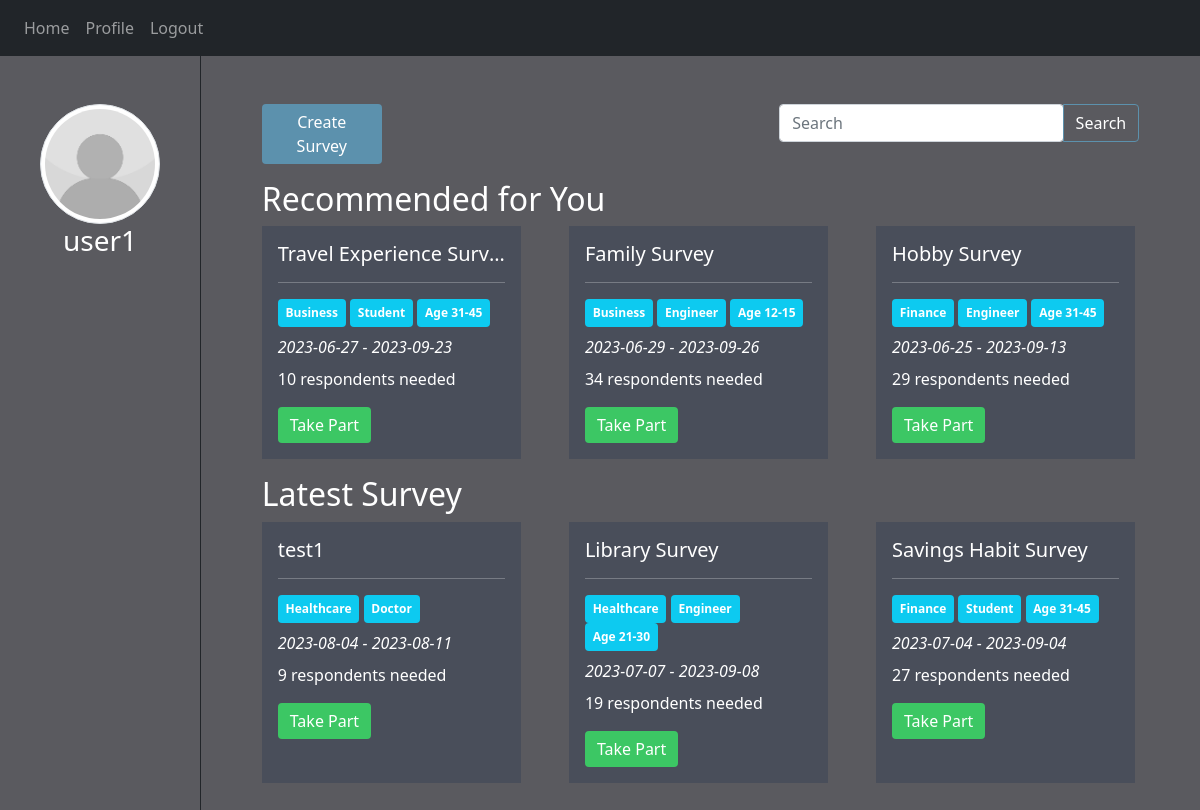
Screenshot of / (signed in) with the database file from the repository.
### website/models.py (models this page shows)
class User(db.Model, UserMixin):
    id = db.Column(db.Integer, primary_key=True)
    username = db.Column(db.String(50))
    email = db.Column(db.String(150), unique=True)
    password = db.Column(db.String(50))
    image = db.Column(db.String(150))
    gender = db.Column(db.String(10))
    dob = db.Column(db.String(15))
    occupation = db.Column(db.String(150))
    institute = db.Column(db.String(150))
    field = db.Column(db.String(150))

class Survey(db.Model):
    id = db.Column(db.Integer, primary_key=True)
    user_id = db.Column(db.Integer, db.ForeignKey('user.id'))
    survey_code = db.Column(db.String(20))
    title = db.Column(db.String(100))
    description = db.Column(db.String(1000))
    field_tag = db.Column(db.String(150))
    occupation_tag = db.Column(db.String(150))
    age_tag = db.Column(db.String(150))
    target = db.Column(db.Integer)
    status = db.Column(db.String(10))
    demographic = db.Column(db.String(10))
    hidden = db.Column(db.String(10))
    date_created = db.Column(db.String(30))
    date_started = db.Column(db.String(30))
    date_closed = db.Column(db.String(30))

### website/views.py (the view)
@views.route('/', methods=['GET','POST'])
@login_required
def home():
    surveys = Survey.query.order_by(desc(Survey.date_started)).filter_by(status='Opened')
    latest = []
    l_respondents = {}
    r_respondents = {}
    for s in surveys:
        if len(latest) < 3:
            date_started = date(int(s.date_started.split('-')[0]), int(s.date_started.split('-')[1]), int(s.date_started.split('-')[2]))
            if date_started <= date.today():
                latest.append(s)
        l_respondents[s.id] = Response.query.group_by(Response.date_submitted).filter_by(survey_id=s.id, status='Complete').count()
    recommends = get_recommendations(surveys, latest, current_user)
    for r in recommends:
        r_respondents[r.id] = Response.query.group_by(Response.date_submitted).filter_by(survey_id=r.id, status='Complete').count()
    if request.method == 'POST':
        search = request.form.get('search')
        return redirect(url_for('views.search_survey', search=search))
    return render_template("home.html", user=current_user, recommends=recommends, latest=latest, r_respondents=r_respondents, l_respondents=l_respondents)

### website/__init__.py (called while the page is built)
def create_app():
    app = Flask(__name__)
    app.config['SECRET_KEY'] = 'f1fj23hj123ghj'
    from .views import views
    from .auth import auth
    app.register_blueprint(views, url_prefix='/')
    app.register_blueprint(auth, url_prefix='/')
    from .models import User, Survey, Response
    with app.app_context():
        create_database(app)
        refresh_survey_status(Survey, Response)
    login_manager = LoginManager( )
    login_manager.login_view = 'auth.login'
    login_manager.init_app(app)
    @login_manager.user_loader
    def load_user(id):
        return User.query.get(int(id)) # .get always look for primary key
    return app

### website/constants.py (called while the page is built)
def get_age_group():
    age = {'0-11': 'Below 12 years old', '12-15': '12 to 15 years old', '16-20': '16 to 20 years old', '21-30': '21 to 30 years old', '31-45': '31 to 45 years old', '46-60': '46 to 60 years old', '61-150': 'Above 60 years old'}
    return age

### website/functions.py (called while the page is built)
def calc_age_group(dob, mode):
    age_groups = get_age_group()
    age_group = ''
    today = date.today()
    bday = date(int(dob.split('-')[0]), int(dob.split('-')[1]), int(dob.split('-')[2]))
    age = relativedelta(today, bday).years
    for key in age_groups:
        min_age = int(key.split('-')[0])
        max_age = int(key.split('-')[1])
        if age >= min_age and age <= max_age:
            if mode == 'Full':
                age_group = age_groups[key]
            elif mode == 'Short':
                age_group = key
    return age_group

def find_nearest_date_closed(surveys):
    today = date.today()
    days_left = {}
    nearest_id = []
    for s in surveys:
        end_date = s.date_closed
        close_dt = date(int(end_date.split('-')[0]), int(end_date.split('-')[1]), int(end_date.split('-')[2]))
        days_left[s.id] = close_dt - today
    days_left = dict(sorted(days_left.items(), key=lambda x:x[1]))
    for k, v in days_left.items():
        nearest_id.append(k)
        if len(nearest_id)  == 3:
            break
    return nearest_id

### website/templates/home.html (shortened to what this page needs)
{% extends "side_container.html" %}
{% block content%}
    <div class="d-flex mx-auto justify-content-between mt-5" style="width: 90%">
        <div>
            <a class="btn btn-primary" href="/create_survey" role="button" style="width: 10vw">Create Survey</a>
        </div>
        <form method="POST">
            <div class="input-group" style="width: 30vw">
                <input type="search" name="search" class="form-control rounded" placeholder="Search" aria-label="Search" aria-describedby="search-addon" required />
                <button type="submit" class="btn btn-outline-primary">Search</button>
            </div>
        </form>
    </div>
    <div class="mx-auto mt-3" style="width: 90%">
        <h2>Recommended for You</h2>
        <div class="d-flex align-items-start">
            {% if recommends|length == 0 %}
                <div class="card mr-5" style="width: 100%; height: 15vw">
                    <div class="card-body">
                        <div class="w-100 h-100 pt-4">
                            <h5 class="card-title text-center mt-5">Whoops! Looks like there is no survey at the moment</h5>
                        </div>
                    </div>
                </div>
            {% else %}
                <div class="grid-container" style="width: 100%">
                {% for r in recommends %}
                    <div class="card mr-5">
                        <div class="card-body">
                            <div><h5 class="card-title" style="text-overflow: clip; white-space: nowrap; text-overflow: ellipsis; overflow: hidden;">{{ r.title }}</h5></div>
                            <hr>
                            <div>
                                {% if r.field_tag != "Any" %}
                                    <span class="badge bg-info py-2">{{ r.field_tag }}</span>
                                {% endif %}
                                {% if r.occupation_tag != "Any" %}
                                    <span class="badge bg-info py-2">{{ r.occupation_tag }}</span>
                                {% endif %}
                                {% if r.age_tag != "Any" %}
                                    <span class="badge bg-info py-2">Age {{ r.age_tag }}</span>
                                {% endif %}
                            </div>
                            <div class="mt-2"><p class="card-text font-italic">{{ r.date_started }} - {{ r.date_closed }}</p></div>
                            {% if r_respondents[r.id] >= r.target|int %}
                                <div class="mt-2"><p class="card-text">Welcome more respondents</p></div>
                            {% else %}
                                <div class="mt-2"><p class="card-text">{{ r.target|int - r_respondents[r.id] }} respondents needed</p></div>
                            {% endif %}
                            <div class="mt-2">
                                <a href="/do_survey/{{ r.id }}" class="btn btn-success mt-2">Take Part</a>
                            </div>
                        </div>
                    </div>
                {% endfor %}
                </div>
            {% endif %}
        </div>
    </div>
    <div class="mx-auto mt-3" style="width: 90%">
        <h2>Latest Survey</h2>
        <div class="d-flex align-items-start">
            {% if latest|length == 0 %}
                <div class="card mr-5" style="width: 100%; height: 15vw">
                    <div class="card-body">
                        <div class="w-100 h-100 pt-4">
                            <h5 class="card-title text-center mt-5">Whoops! Looks like there is no survey at the moment</h5>
                        </div>
                    </div>
                </div>
            {% else %}
                <div class="grid-container" style="width: 100%">
                {% for r in latest %}
                    <div class="card mr-5">
                        <div class="card-body">
                            <div><h5 class="card-title" style="text-overflow: clip; white-space: nowrap; text-overflow: ellipsis; overflow: hidden;">{{ r.title }}</h5></div>
                            <hr>
                            <div>
                                {% if r.field_tag != "Any" %}
                                    <span class="badge bg-info py-2">{{ r.field_tag }}</span>
                                {% endif %}
                                {% if r.occupation_tag != "Any" %}
                                    <span class="badge bg-info py-2">{{ r.occupation_tag }}</span>
                                {% endif %}
                                {% if r.age_tag != "Any" %}
                                    <span class="badge bg-info py-2">Age {{ r.age_tag }}</span>
                                {% endif %}
                            </div>
                            <div class="mt-2"><p class="card-text font-italic">{{ r.date_started }} - {{ r.date_closed }}</p></div>
                            {% if l_respondents[r.id] >= r.target|int %}
                                <div class="mt-2"><p class="card-text">Welcome more respondents</p></div>
                            {% else %}
                                <div class="mt-2"><p class="card-text">{{ r.target|int - l_respondents[r.id] }} respondents needed</p></div>
                            {% endif %}
                            <div class="mt-2">
                                <a href="/do_survey/{{ r.id }}" class="btn btn-success mt-2">Take Part</a>
                            </div>
                        </div>
                    </div>
                {% endfor %}
                </div>
            {% endif %}
        </div>
    </div>
{% endblock %}

### website/templates/side_container.html (shortened to what this page needs)
<!DOCTYPE html>
<html>
    <head>
        <link rel="stylesheet" href="https://stackpath.bootstrapcdn.com/bootstrap/4.4.1/css/bootstrap.min.css" />
        <link rel="stylesheet" href="https://stackpath.bootstrapcdn.com/font-awesome/4.7.0/css/font-awesome.min.css"/>
        <link href="https://cdn.jsdelivr.net/npm/bootstrap@5.0.2/dist/css/bootstrap.min.css" rel="stylesheet">
        <link rel= "stylesheet" type= "text/css" href= "{{ url_for('static',filename='styles/styling.css') }}">
    </head>
    <body>
        <nav class="navbar navbar-expand-lg navbar-dark bg-dark">
            <div class="collapse navbar-collapse" id="navbar">
                <div class="navbar-nav">
                    {% if user.is_authenticated %}
                        <a class="nav-item nav-link" id="home" href="/">Home</a>
                        <a class="nav-item nav-link" id="profile" href="/profile">Profile</a>
                        <a class="nav-item nav-link" id="logout" href="/logout">Logout</a>
                    {% else %}
                        <a class="nav-item nav-link" id="login" href="/login">Login</a>
                        <a class="nav-item nav-link" id="signUp" href="/sign-up">Sign Up</a>
                    {% endif %}
                </div>
            </div>
        </nav>
        <div class="container-fluid box">
            <div class="row box">
                <div class="col-sm-2 text-center pt-5" style="height: 100%">
                    <div class="text-center">
                        {% set image = 'images/' + user.image  %}
                        <img src={{ url_for('static', filename=image) }} class="img-thumbnail rounded-circle" style="width:10vw; height:10vw" >
                    </div>
                    <h3> {{ user.username }} </h3>
                </div>
                <div class="col-sm-10 border-left border-dark pb-5" style="height: auto; min-height: 100%">
                    {% block content %}{% endblock %}
                </div>
            </div>
        </div>
    </body>
</html>

### website/static/styles/styling.css (style rules this page uses)
html, body { margin: 0px; height: 100%; background-color: #5a5a5f; color: white ; }
.box { height: 100% }
.grid-container { display: grid; grid-template-columns: 35% 35% 35%; row-gap: 30px; }
.card { border-style: none; }
.list-group-item, .card-body { background-color: #494E5A; color: white; }
.btn-primary { background-color: #5C91AD; border-style: none; color: white; }
.btn-outline-primary { border-color: #5C91AD; color: white; }
.btn-info, .bg-info { background-color: #5C91AD; border-style: none; color: white; }
.btn-success, .bg-success { background-color: #3cc764; border-style: none; }

### rows the page displays
User: username "user1"
Survey: title "Travel Experience Sur…", field_tag "Business", occupation_tag "Student", age_tag "31-45", date_started "2023-06-27", date_closed "2023-09-23", r.target|int-r_respondents[r.id] "10"
Survey: title "Family Survey", field_tag "Business", occupation_tag "Engineer", age_tag "12-15", date_started "2023-06-29", date_closed "2023-09-26", r.target|int-r_respondents[r.id] "34"
Survey: title "Hobby Survey", field_tag "Finance", occupation_tag "Engineer", age_tag "31-45", date_started "2023-06-25", date_closed "2023-09-13", r.target|int-r_respondents[r.id] "29"
Survey: title "test1", field_tag "Healthcare", occupation_tag "Doctor", date_started "2023-08-04", date_closed "2023-08-11", r.target|int-l_respondents[r.id] "9"
Survey: title "Library Survey", field_tag "Healthcare", occupation_tag "Engineer", age_tag "21-30", date_started "2023-07-07", date_closed "2023-09-08", r.target|int-l_respondents[r.id] "19"
Survey: title "Savings Habit Survey", field_tag "Finance", occupation_tag "Student", age_tag "31-45", date_started "2023-07-04", date_closed "2023-09-04", r.target|int-l_respondents[r.id] "27"
